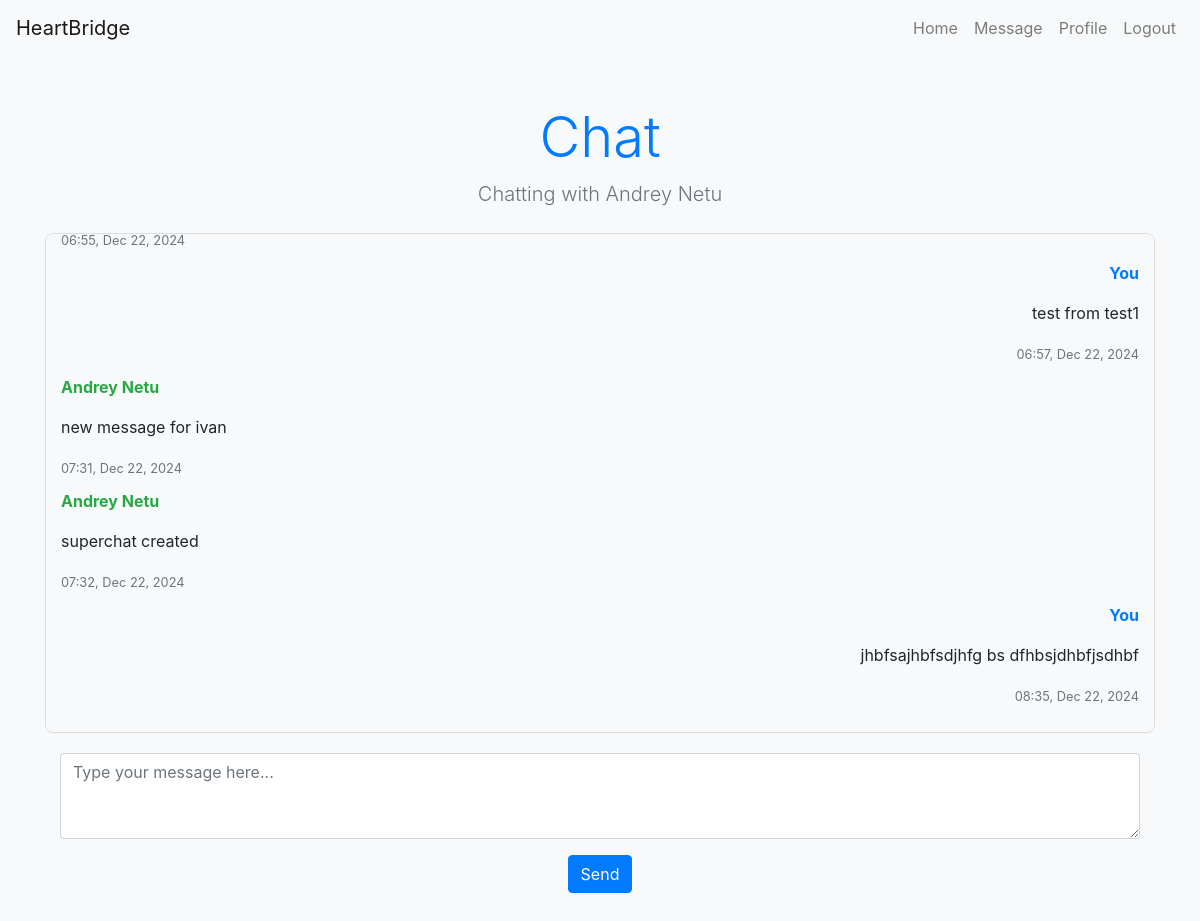
Before: /chat/1/ (signed in) with the older database file.
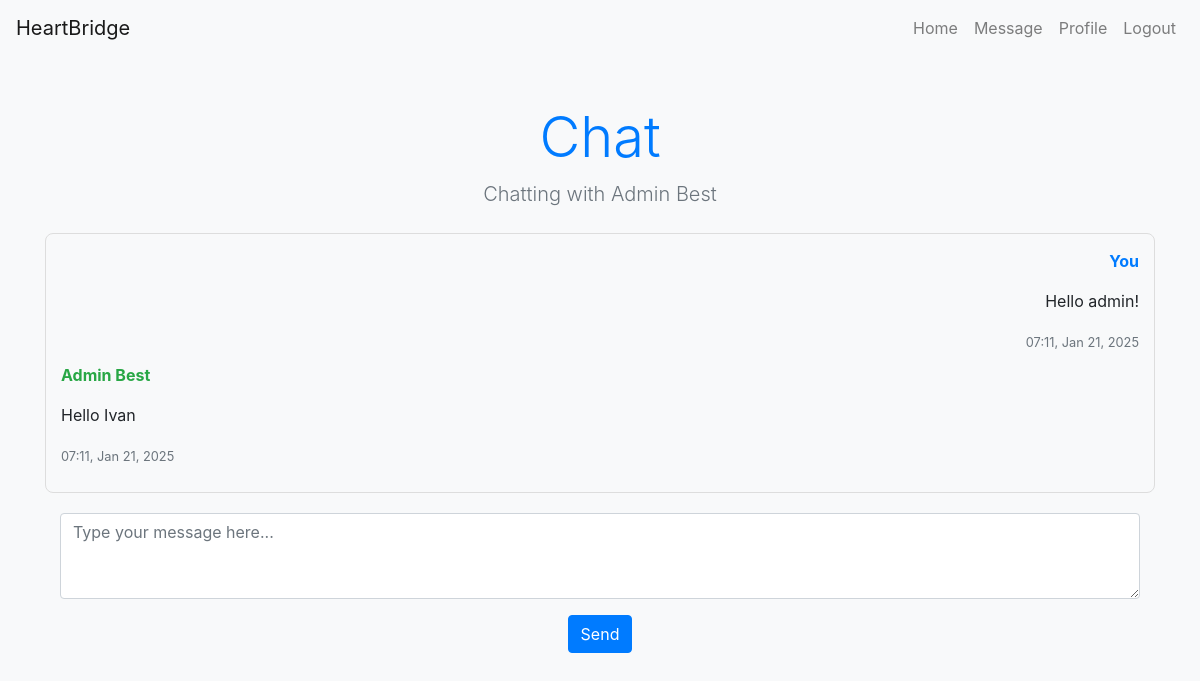
After: the same page with the newer database file.
### chat/models.py (models this page shows, shortened)
class Chat(models.Model):
    user1 = models.ForeignKey(CustomUser, related_name='chats_as_user1', on_delete=models.CASCADE)
    user2 = models.ForeignKey(CustomUser, related_name='chats_as_user2', on_delete=models.CASCADE)
    created_at = models.DateTimeField(default=now)
    class Meta:
        unique_together = ('user1', 'user2')

class Message(models.Model):
    chat = models.ForeignKey(Chat, related_name='messages', on_delete=models.CASCADE)
    sender = models.ForeignKey(CustomUser, related_name='sent_messages', on_delete=models.CASCADE)
    content = models.TextField()
    timestamp = models.DateTimeField(default=now)

### authentication/models.py (models this page shows, shortened)
class CustomUser(AbstractBaseUser):
    first_name = models.CharField(max_length=20, default='', blank=False)
    last_name = models.CharField(max_length=20, default='', blank=True, null=True)
    age = models.IntegerField(default=0, blank=False)
    sex = models.CharField(max_length=10, default='', blank=False)
    main_goal = models.CharField(max_length=100, default='', blank=True, null=True)
    description = models.TextField(default='', blank=True, null=True)
    inst = models.CharField(max_length=100, default='', blank=True, null=True)
    telegram = models.CharField(max_length=100, default='', blank=True, null=True)
    x_network = models.CharField(max_length=100, default='', blank=True, null=True)
    hobby = models.CharField(max_length=100, default='', blank=True, null=True)
    username = models.CharField(max_length=100, unique=True, default='', blank=False)
    password = models.CharField(max_length=255, blank=False)
    created_at = models.DateTimeField(editable=False, auto_now_add=True)
    updated_at = models.DateTimeField(auto_now=True)
    photo1 = models.ImageField(upload_to='images/', default=None, blank=False, null=False)
    photo2 = models.ImageField(upload_to='images/', default=None, blank=True, null=True)
    photo3 = models.ImageField(upload_to='images/', default=None, blank=True, null=True)
    photo4 = models.ImageField(upload_to='images/', default=None, blank=True, null=True)
    photo5 = models.ImageField(upload_to='images/', default=None, blank=True, null=True)
    photo6 = models.ImageField(upload_to='images/', default=None, blank=True, null=True)
    liked_profiles = models.TextField(blank=True, default='', null=True)
    reported = models.BooleanField(default=False, null=True)
    is_staff = models.BooleanField(default=False)
    is_superuser = models.BooleanField(default=False)
    role = models.IntegerField(choices=ROLE_CHOICES, default=0)
    is_active = models.BooleanField(default=True)
    id = models.AutoField(primary_key=True)
    USERNAME_FIELD = 'username'
    REQUIRED_FIELDS = ['first_name', 'age', 'sex']
    USERNAME_FIELD = 'username'
    objects = CustomUserManager()

### chat/views.py (the view)
# urls.py: path('<int:chat_id>/', views.chat_detail, name='chat_detail'),
def chat_detail(request, chat_id):
    if request.user.is_authenticated:
        chat = get_object_or_404(Chat, id=chat_id)
        if request.user not in [chat.user1, chat.user2]:
            return JsonResponse({'error': 'Access denied'}, status=403)
        messages = chat.messages.order_by('timestamp')
        return render(request, 'chat_detail.html', {'chat': chat, 'messages': messages})
    else:
        return redirect('login')

### chat/templates/chat_detail.html (shortened to what this page needs)
<!DOCTYPE html>
<html lang="en">
<head>
    <link rel="stylesheet" href="https://maxcdn.bootstrapcdn.com/bootstrap/4.0.0/css/bootstrap.min.css">
</head>
<body class="bg-light">
    {% include 'navbar.html' %}
    <div class="container mt-5">
        <div class="text-center mb-4">
            <h1 class="display-4 text-primary">Chat</h1>
            <p class="lead text-muted">
                Chatting with
                {% if chat.user1 == request.user %}
                    {{ chat.user2.first_name }} {{ chat.user2.last_name }}
                {% else %}
                    {{ chat.user1.first_name }} {{ chat.user1.last_name }}
                {% endif %}
            </p>
        </div>
        <div id="chat-container">
            {% for message in messages %}
                <div class="message {% if message.sender == request.user %}sent{% else %}received{% endif %}">
                    <p class="sender">
                        {% if message.sender == request.user %}
                            You
                        {% else %}
                            {{ message.sender.first_name }} {{ message.sender.last_name }}
                        {% endif %}
                    </p>
                    <p>{{ message.content }}</p>
                    <small class="text-muted">{{ message.timestamp|date:"H:i, M d, Y" }}</small>
                </div>
            {% endfor %}
        </div>
        <div class="form-container">
            <form id="chat-form" action="send/" method="POST" class="form-inline">
                <div class="col-12 mb-3">
                    <textarea id="message-input" name="content" rows="3" class="form-control w-100 mr-2" placeholder="Type your message here..."></textarea>
                </div>
                <div class="col-12 mb-3">
                    <div class="d-flex justify-content-center">
                        <button type="submit" class="btn btn-primary">Send</button>
                    </div>
                </div>
            </form>
        </div>
    </div>
</body>
</html>

Changed rows visible on the page:
removed Message: timestamp "06:55, Dec 22, 2024"
removed Message: shows "You", content "test from test1", timestamp "06:57, Dec 22, 2024"
removed Message: sender.first_name "Andrey", sender.last_name "Netu", content "new message for ivan", timestamp "07:31, Dec 22, 2024"
removed Message: sender.first_name "Andrey", sender.last_name "Netu", content "superchat created", timestamp "07:32, Dec 22, 2024"
removed Message: shows "You", content "jhbfsajhbfsdjhfg bs dfhbsjdhbfjsdhbf", timestamp "08:35, Dec 22, 2024"
changed Chat: user1.first_name (not shown) → "Admin"; user1.last_name (not shown) → "Best"; user2.first_name "Andrey" → (not shown); user2.last_name "Netu" → (not shown)
added Message: shows "You", content "Hello admin!", timestamp "07:11, Jan 21, 2025"
added Message: sender.first_name "Admin", sender.last_name "Best", content "Hello Ivan", timestamp "07:11, Jan 21, 2025"
